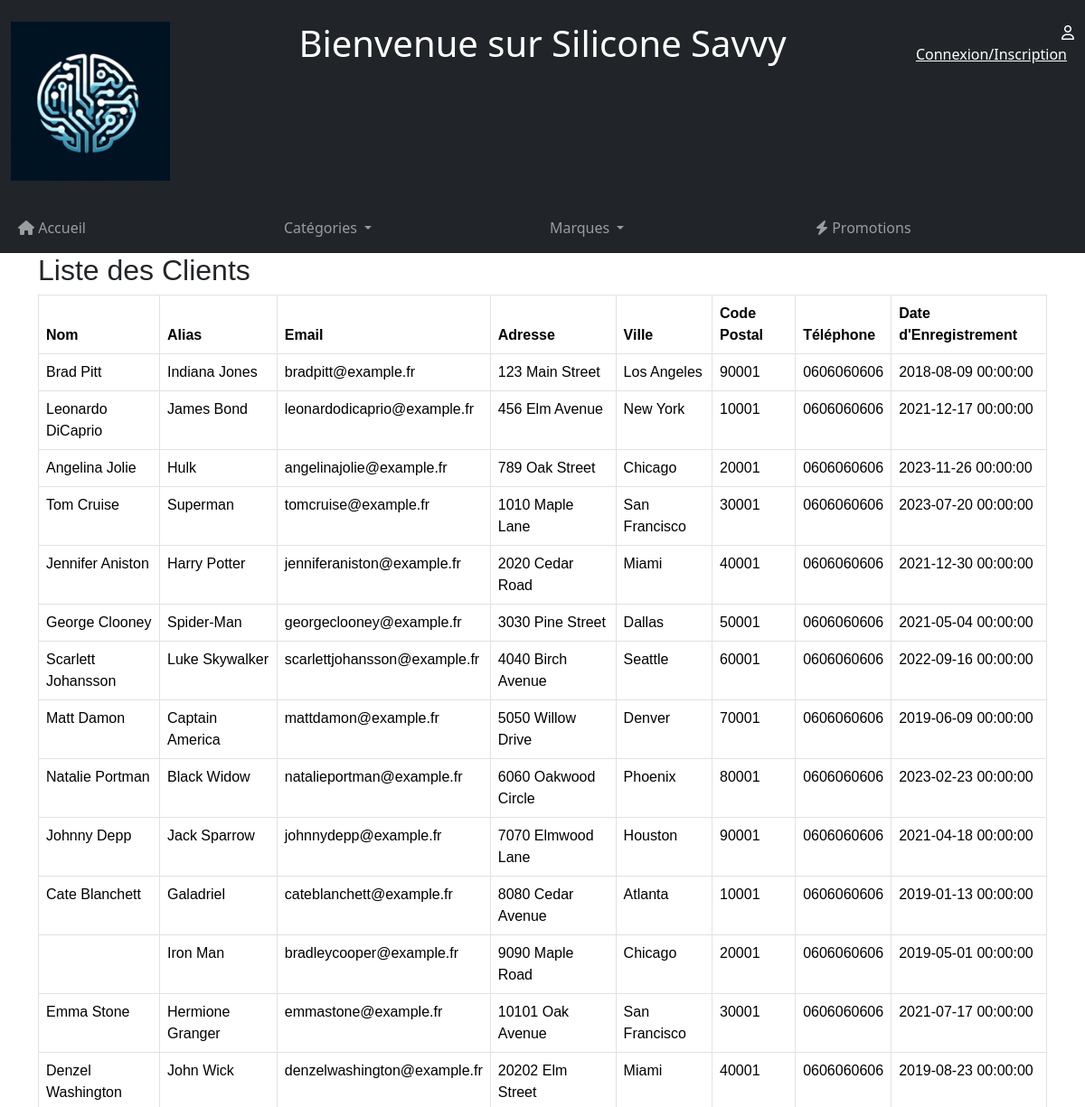
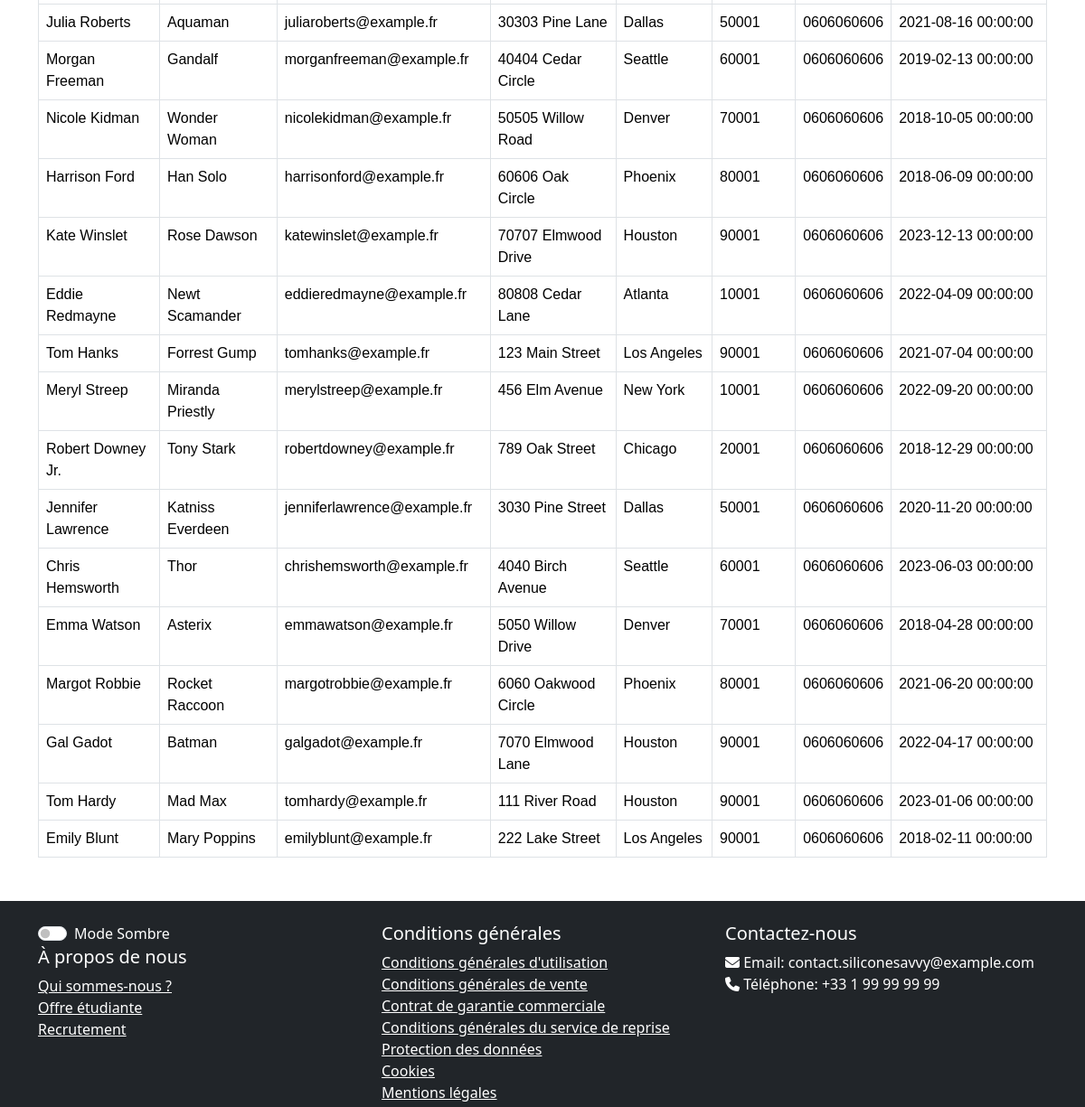
The app's page /liste_des_clients.php (upper part), older data (2 pictures, top to bottom).
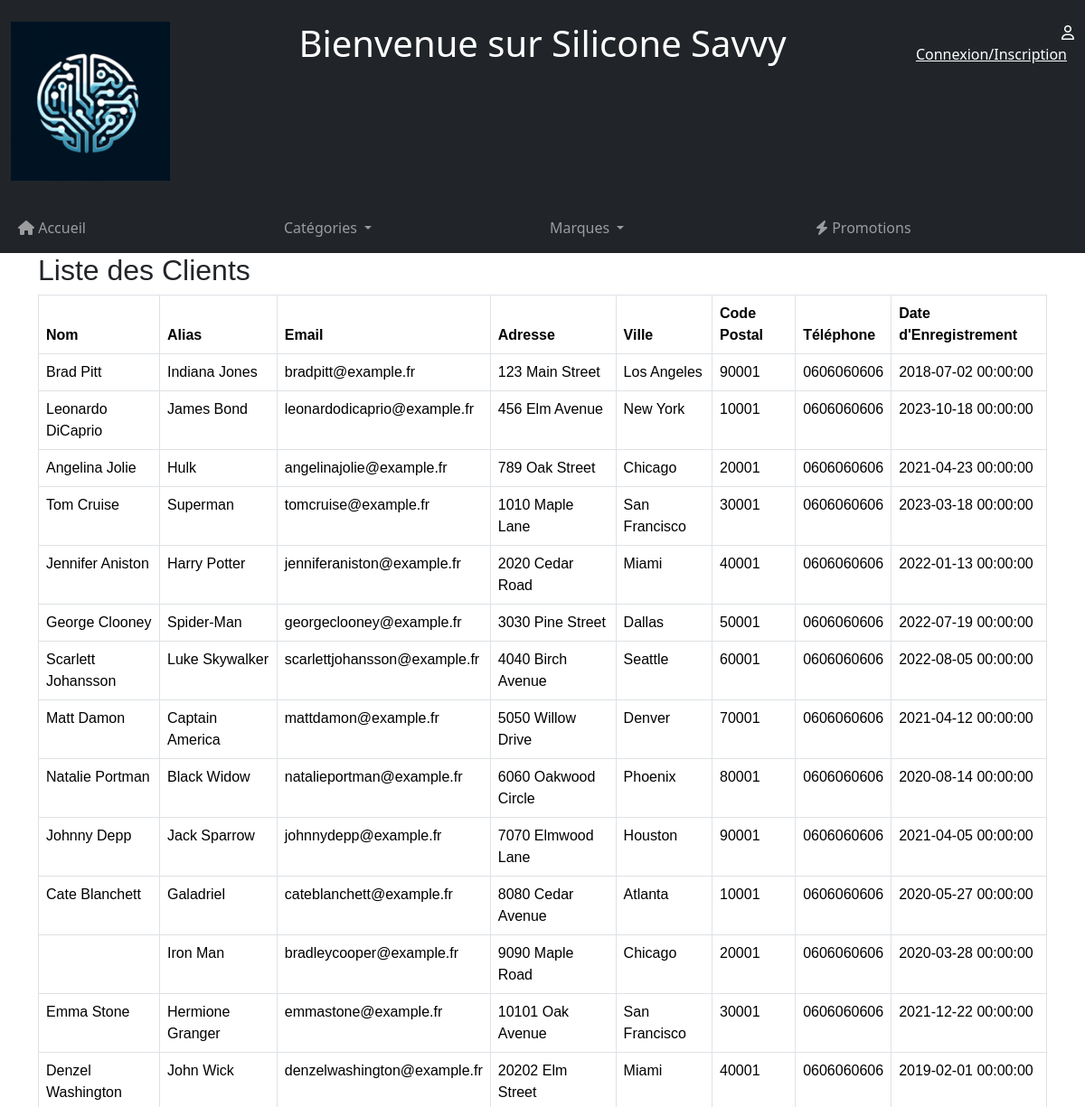
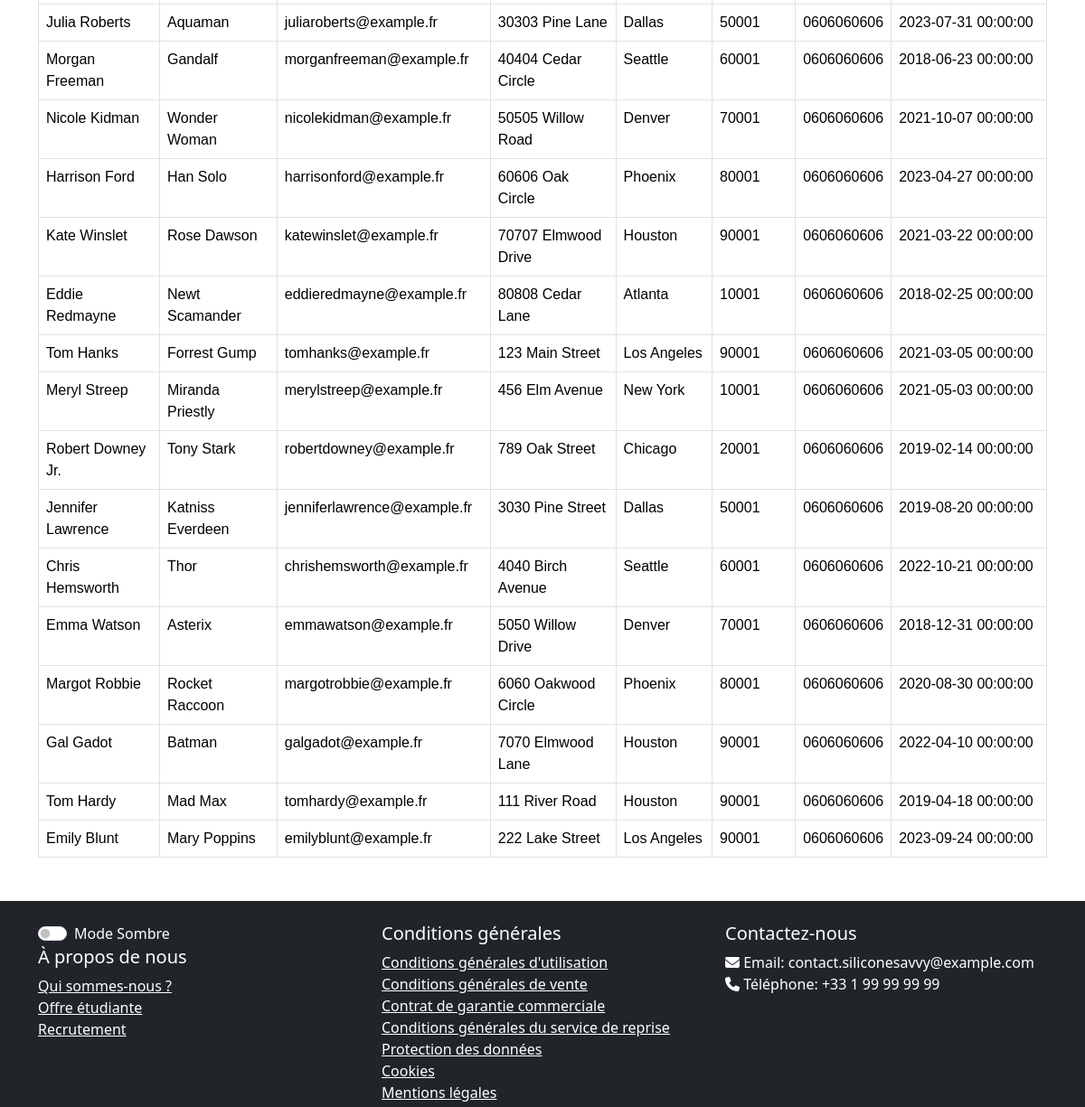
The same page, newer data (2 pictures, top to bottom).
### tables this page shows
CREATE TABLE clients (
    id INT PRIMARY KEY AUTO_INCREMENT,
    nom VARCHAR(255) UNIQUE NOT NULL,
    alias VARCHAR(255) UNIQUE NOT NULL,
    email VARCHAR(255) UNIQUE NOT NULL,
    adresse TEXT NOT NULL,
    ville VARCHAR(255) NOT NULL,  
    code_postal VARCHAR(5) NOT NULL,   
    telephone VARCHAR(20) NOT NULL,
    date_enregistrement DATETIME NOT NULL DEFAULT CURRENT_TIMESTAMP,
    mot_de_passe VARCHAR(255) NOT NULL
) ENGINE InnoDB DEFAULT CHARSET=utf8mb4;

### liste_des_clients.php (the view, shortened to what this page needs)
<?php
require_once ('./inc/outils.php');
$stmt = $dbh->query("SELECT nom, alias, email, adresse, ville, code_postal, telephone, date_enregistrement FROM clients");
$clients = $stmt->fetchAll(PDO::FETCH_ASSOC);
?>
<?php include('head_header_nav.php'); ?>
<div class="container">
    <h2>Liste des Clients</h2>
    <table class="table table-bordered">
        <thead>
        <tr>
            <th>Nom</th>
            <th>Alias</th>
            <th>Email</th>
            <th>Adresse</th>
            <th>Ville</th>
            <th>Code Postal</th>
            <th>Téléphone</th>
            <th>Date d'Enregistrement</th>
        </tr>
        </thead>
        <tbody>
        <?php foreach ($clients as $client): ?>
            <tr>
                <td><?php echo htmlspecialchars($client['nom']); ?></td>
                <td><?php echo htmlspecialchars($client['alias']); ?></td>
                <td><?php echo htmlspecialchars($client['email']); ?></td>
                <td><?php echo htmlspecialchars($client['adresse']); ?></td>
                <td><?php echo htmlspecialchars($client['ville']); ?></td>
                <td><?php echo htmlspecialchars($client['code_postal']); ?></td>
                <td><?php echo htmlspecialchars($client['telephone']); ?></td>
                <td><?php echo htmlspecialchars($client['date_enregistrement']); ?></td>
            </tr>
        <?php endforeach; ?>
        </tbody>
    </table>
</div>
<?php include('footer.php'); ?>

Row changes from the older to the newer data that the page shows:
changed clients "Brad Pitt": date_enregistrement "2018-08-09 00:00:00" → "2018-07-02 00:00:00"
changed clients "Leonardo DiCaprio": date_enregistrement "2021-12-17 00:00:00" → "2023-10-18 00:00:00"
changed clients "Angelina Jolie": date_enregistrement "2023-11-26 00:00:00" → "2021-04-23 00:00:00"
changed clients "Tom Cruise": date_enregistrement "2023-07-20 00:00:00" → "2023-03-18 00:00:00"
changed clients "Jennifer Aniston": date_enregistrement "2021-12-30 00:00:00" → "2022-01-13 00:00:00"
changed clients "George Clooney": date_enregistrement "2021-05-04 00:00:00" → "2022-07-19 00:00:00"
changed clients "Scarlett Johansson": date_enregistrement "2022-09-16 00:00:00" → "2022-08-05 00:00:00"
changed clients "Matt Damon": date_enregistrement "2019-06-09 00:00:00" → "2021-04-12 00:00:00"
changed clients "Natalie Portman": date_enregistrement "2023-02-23 00:00:00" → "2020-08-14 00:00:00"
changed clients "Johnny Depp": date_enregistrement "2021-04-18 00:00:00" → "2021-04-05 00:00:00"
changed clients "Cate Blanchett": date_enregistrement "2019-01-13 00:00:00" → "2020-05-27 00:00:00"
changed clients "Iron Man": date_enregistrement "2019-05-01 00:00:00" → "2020-03-28 00:00:00"
changed clients "Emma Stone": date_enregistrement "2021-07-17 00:00:00" → "2021-12-22 00:00:00"
changed clients "Denzel Washington": date_enregistrement "2019-08-23 00:00:00" → "2019-02-01 00:00:00"
changed clients "Julia Roberts": date_enregistrement "2021-08-16 00:00:00" → "2023-07-31 00:00:00"
changed clients "Morgan Freeman": date_enregistrement "2019-02-13 00:00:00" → "2018-06-23 00:00:00"
changed clients "Nicole Kidman": date_enregistrement "2018-10-05 00:00:00" → "2021-10-07 00:00:00"
changed clients "Harrison Ford": date_enregistrement "2018-06-09 00:00:00" → "2023-04-27 00:00:00"
changed clients "Kate Winslet": date_enregistrement "2023-12-13 00:00:00" → "2021-03-22 00:00:00"
changed clients "Eddie Redmayne": date_enregistrement "2022-04-09 00:00:00" → "2018-02-25 00:00:00"
changed clients "Tom Hanks": date_enregistrement "2021-07-04 00:00:00" → "2021-03-05 00:00:00"
changed clients "Meryl Streep": date_enregistrement "2022-09-20 00:00:00" → "2021-05-03 00:00:00"
changed clients "Robert Downey Jr.": date_enregistrement "2018-12-29 00:00:00" → "2019-02-14 00:00:00"
changed clients "Jennifer Lawrence": date_enregistrement "2020-11-20 00:00:00" → "2019-08-20 00:00:00"
changed clients "Chris Hemsworth": date_enregistrement "2023-06-03 00:00:00" → "2022-10-21 00:00:00"
changed clients "Emma Watson": date_enregistrement "2018-04-28 00:00:00" → "2018-12-31 00:00:00"
changed clients "Margot Robbie": date_enregistrement "2021-06-20 00:00:00" → "2020-08-30 00:00:00"
changed clients "Gal Gadot": date_enregistrement "2022-04-17 00:00:00" → "2022-04-10 00:00:00"
changed clients "Tom Hardy": date_enregistrement "2023-01-06 00:00:00" → "2019-04-18 00:00:00"
changed clients "Emily Blunt": date_enregistrement "2018-02-11 00:00:00" → "2023-09-24 00:00:00"
